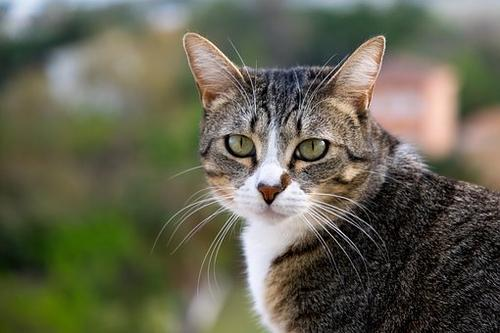
#> input picture cv/data/cat.jpg, 500 x 333 px
$ python '浮雕效果.py'
#> lines starting #> are read from the running program, lines starting #| are printed output that depends on the picture
#!/usr/bin/env python
#coding:utf-8

import cv2
import numpy as np

# 相邻像素做差

img = cv2.imread('data/cat.jpg', 1)
#> img is the input picture: shape (333, 500, 3); mean B, G, R 81.3, 99.5, 100.4
rows, cols, chs = img.shape
#> rows = 333; cols = 500; chs = 3

gray = cv2.cvtColor(img, cv2.COLOR_BGR2GRAY)
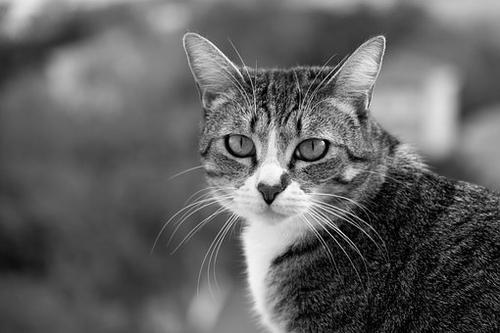
#> gray: shape (333, 500); min 0, max 255, mean 97.7

dst = np.zeros((rows, cols, 1), np.uint8)
for i in range(0, rows):
    for j in range(0, cols - 1):
        gray0 = int(gray[i,j])
        grayP1 = int(gray[i, j+ 1])
        newP = gray0 - grayP1 + 150
        if newP > 255:
            newP =255
        elif newP < 0:
            newP = 0

        dst[i,j] = newP
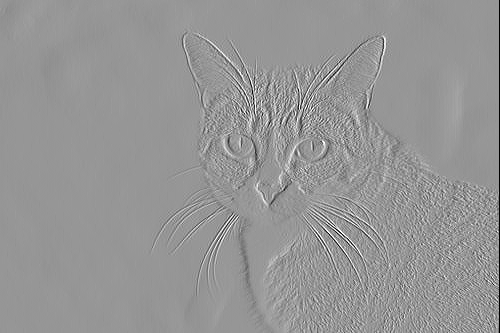
#> dst: shape (333, 500, 1); min 0, max 255, mean 149.6

cv2.imshow('dst', dst)
cv2.waitKey(0)

$ run again, with cv/data/23.png saved as cv/data/cat.jpg
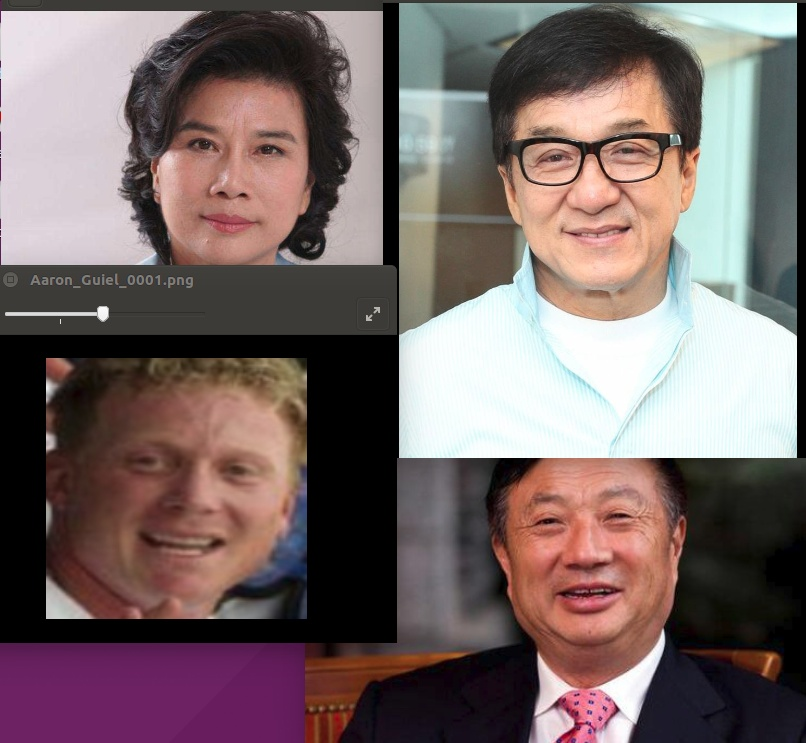
#> input picture cv/data/23.png, 806 x 743 px
#> img is the input picture: shape (743, 806, 3); mean B, G, R 102.5, 103.4, 119.6
#> `gray = cv2.cvtColor(img, cv2.COLOR_BGR2GRAY)`:
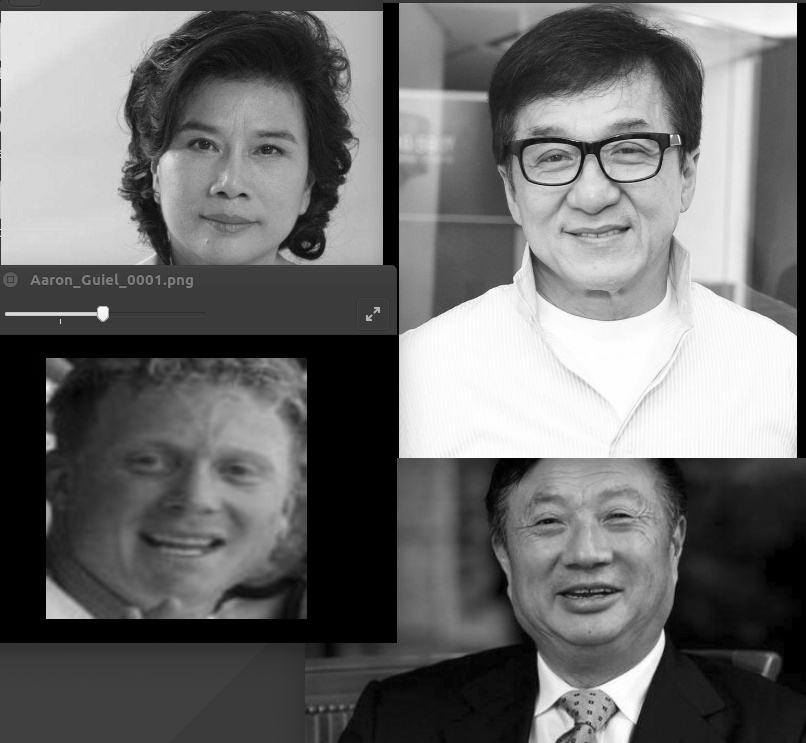
#> gray: shape (743, 806); min 0, max 255, mean 108.2
#> after the loop `for i in range(0, rows):`:
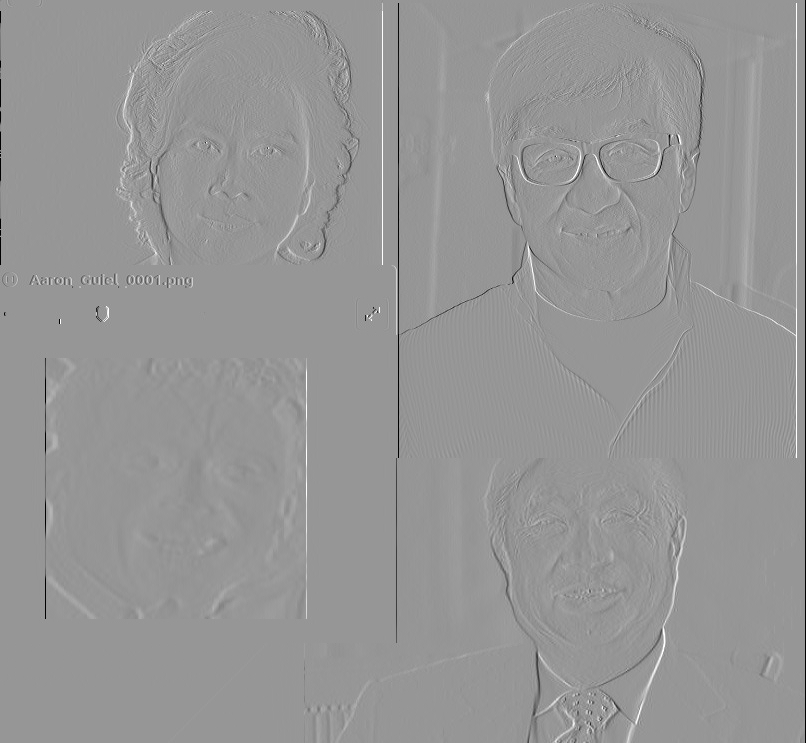
#> dst: shape (743, 806, 1); min 0, max 255, mean 149.8
